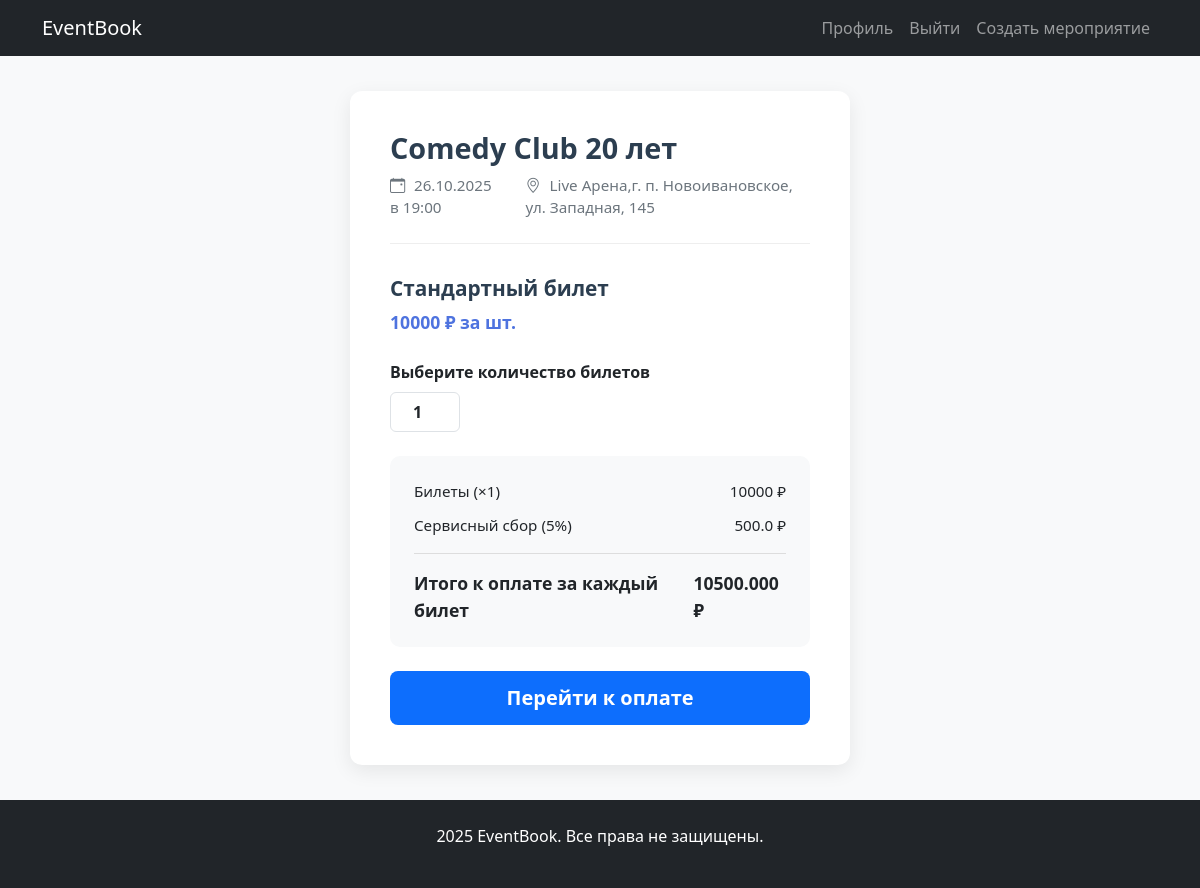
The page /event/buy/2 (signed in) on the database its author committed.
### data/event.py (models this page shows)
class Event(SqlAlchemyBase, UserMixin, SerializerMixin):
    __tablename__ = 'events'
    id = sqlalchemy.Column(sqlalchemy.Integer, primary_key=True, autoincrement=True)
    name = sqlalchemy.Column(sqlalchemy.String, nullable=True)
    about = sqlalchemy.Column(sqlalchemy.String, nullable=True)
    path_to_file = sqlalchemy.Column(sqlalchemy.String, nullable=True)
    start_date = sqlalchemy.Column(sqlalchemy.DateTime, default=datetime.datetime.now)
    start_date_formatted = sqlalchemy.Column(sqlalchemy.String)
    city = sqlalchemy.Column(sqlalchemy.String, nullable=True)
    capacity_left = sqlalchemy.Column(sqlalchemy.Integer)
    price = sqlalchemy.Column(sqlalchemy.Integer)
    place = sqlalchemy.Column(sqlalchemy.String)
    hall_id = sqlalchemy.Column(sqlalchemy.Integer,
                                sqlalchemy.ForeignKey("halls.id"))
    hall = orm.relationship('ConcertHall')

### main.py (the view, shortened to what this page needs)
@user_blueprint.route('/event/buy/<int:id>', methods=['GET', 'POST'])
@login_required
def buy_ticket(id):
    db_sess = db_session.create_session()
    event = db_sess.query(Event).filter(Event.id == id).first()
    form = NumberOfTickets()
    return render_template('buy_ticket.html', event=event, form=form)

### forms/tickets.py
class NumberOfTickets(FlaskForm):
    number_of_tickets = IntegerField('Выберите количество билетов', validators=[DataRequired()])
    submit = SubmitField('Создать')

### data/db_session.py (called while the page is built)
def create_session() -> Session:
    global __factory
    return __factory()

### main.py (called while the page is built)
@login_manager.user_loader
def load_user(user_id):
    db_sess = db_session.create_session()
    return db_sess.query(User).get(user_id)

### templates/buy_ticket.html (shortened to what this page needs)
{% extends "base.html" %}
{% block content %}
<link rel="stylesheet" href="{{url_for('static', filename='css/buy_ticket.css')}}"/>
<div class="ticket-selection-container">
    <div class="ticket-selection-card">
        <div class="event-header">
            <h2 class="event-title">{{ event.name }}</h2>
            <div class="event-meta">
                <span><i class="bi bi-calendar-event"></i> {{ event.start_date.strftime('%d.%m.%Y в %H:%M') }}</span>
                <span><i class="bi bi-geo-alt"></i> {{ event.place }}</span>
            </div>
        </div>
        <div class="ticket-selection-form">
            <form action="" method="post" novalidate>
                <div class="ticket-type">
                    <h3>Стандартный билет</h3>
                    <p class="price">{{ event.price }} ₽ за шт.</p>
                    <div class="form-group">
                        {{ form.number_of_tickets.label(class="form-label") }}
                        <div class="quantity-selector">
                            {{ form.number_of_tickets(class="form-control quantity-input", value="1", min="1") }}
                        </div>
                    </div>
                </div>
                <div class="total-section">
                    <div class="total-row">
                        <span>Билеты (×<span id="quantity-display">1</span>)</span>
                        <span id="tickets-subtotal">{{ event.price }} ₽</span>
                    </div>
                    <div class="total-row">
                        <span>Сервисный сбор (5%)</span>
                        <span id="service-fee">{{ event.price * 0.05 }} ₽</span>
                    </div>
                    <div class="total-row grand-total">
                        <span>Итого к оплате за каждый билет</span>
                        <span id="grand-total">{{ "%.3f"|format(event.price * 1.05) }} ₽</span>
                    </div>
                </div>
                <div class="d-grid mt-4">
                    {{ form.submit(class="btn btn-primary btn-lg", value="Перейти к оплате") }}
                </div>
            </form>
        </div>
    </div>
</div>
{% endblock %}

### static/css/buy_ticket.css (style rules this page uses)
.ticket-selection-container { display: flex; justify-content: center; align-items: center; min-height: calc(100vh - 56px); padding: 2rem; background-color: #f8f9fa; }
.ticket-selection-card { background: white; border-radius: 12px; box-shadow: 0 6px 20px rgba(0, 0, 0, 0.08); padding: 2.5rem; width: 100%; max-width: 500px; }
.event-header { margin-bottom: 2rem; padding-bottom: 1.5rem; border-bottom: 1px solid #eee; }
.event-title { font-size: 1.8rem; font-weight: 700; color: #2c3e50; margin-bottom: 0.5rem; }
.event-meta { display: flex; gap: 1.5rem; color: #6c757d; font-size: 0.95rem; }
.event-meta i { margin-right: 0.3rem; }
.ticket-type { margin-bottom: 1.5rem; }
.ticket-type h3 { font-size: 1.3rem; font-weight: 600; color: #2c3e50; margin-bottom: 0.5rem; }
.price { font-size: 1.1rem; color: #4e73df; font-weight: 600; margin-bottom: 1.5rem; }
.form-group { margin-bottom: 1.5rem; }
.form-label { font-weight: 600; margin-bottom: 0.5rem; display: block; }
.quantity-selector { display: flex; align-items: center; gap: 0.5rem; }
.quantity-input { text-align: center; max-width: 70px; height: 40px; font-weight: 600; padding: 0.375rem 0.75rem; }
.total-section { background-color: #f8f9fa; border-radius: 10px; padding: 1.5rem; margin-bottom: 1.5rem; }
.total-row { display: flex; justify-content: space-between; margin-bottom: 0.75rem; font-size: 0.95rem; }
.total-row:last-child { margin-bottom: 0; }
.grand-total { font-weight: 600; font-size: 1.1rem; margin-top: 1rem; padding-top: 1rem; border-top: 1px solid #ddd; }
.btn-primary { border: none; padding: 0.75rem; font-weight: 600; transition: all 0.3s; }

### rows shown on the page
Event: name "Comedy Club 20 лет", start_date "26.10.2025 в 19:00", place "Live Арена,г. п. Новоивановское, ул. Западная, 145", price "10000", event.price*0.05 "500.0", event.price*1.05 "10500.000"
